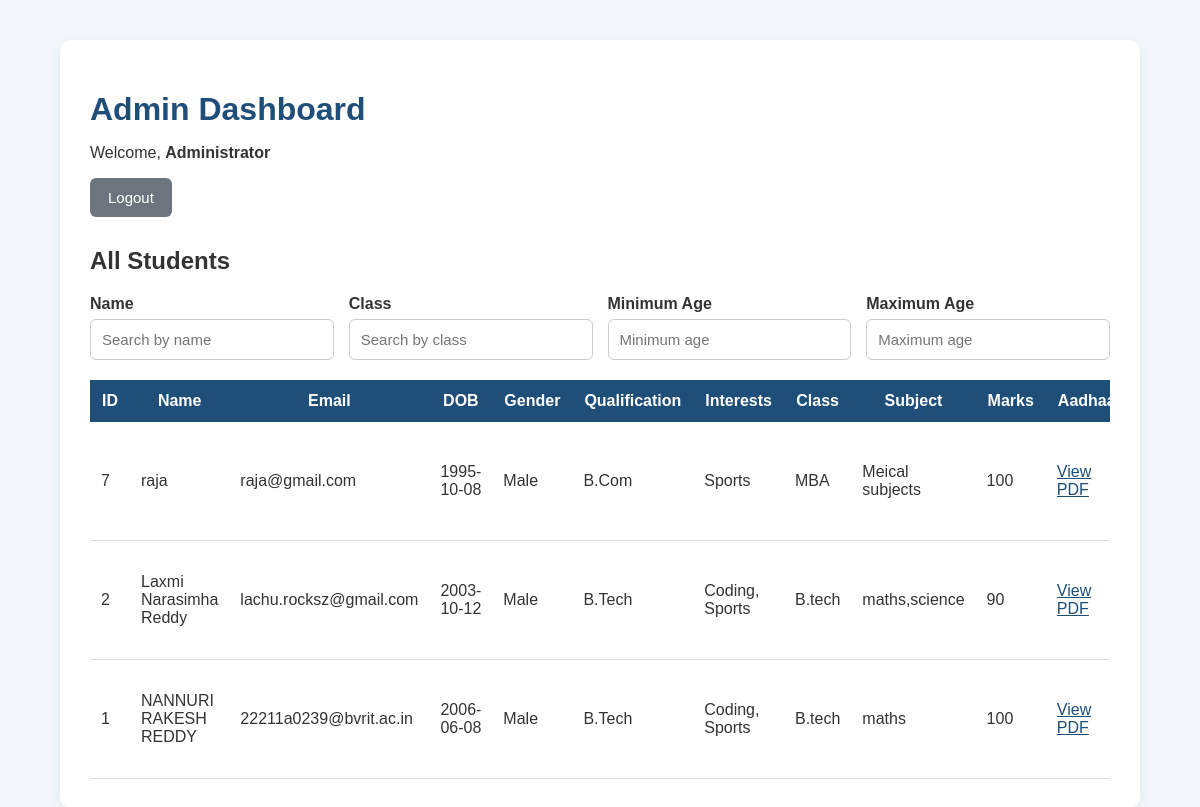
The page /admin_dashboard.php (signed in) on the database its author committed.
### tables this page shows
CREATE TABLE `students` (
  `id` int(11) NOT NULL,
  `name` varchar(100) NOT NULL,
  `email` varchar(255) NOT NULL,
  `password` varchar(255) NOT NULL,
  `date_of_birth` date NOT NULL,
  `gender` varchar(20) NOT NULL,
  `qualification` varchar(100) NOT NULL,
  `interests` varchar(255) NOT NULL,
  `student_class` varchar(50) NOT NULL,
  `subject` varchar(100) NOT NULL,
  `marks` int(11) NOT NULL,
  `aadhaar_file` varchar(255) NOT NULL,
  `role` varchar(20) NOT NULL DEFAULT 'student'
);

### admin_dashboard.php (the view, shortened to what this page needs)
<?php
require_once "config/database.php";
$sql = "SELECT * FROM students WHERE role = 'student' ORDER BY id DESC";
$result = $conn->query($sql);
?>
<!DOCTYPE html>
<html>
<head>
    <link rel="stylesheet" href="style.css">
</head>
<body>
<div class="container">
    <div class="card">
        <h1>Admin Dashboard</h1>
        <p>
            Welcome,
            <strong><?php echo $_SESSION['user_name']; ?></strong>
        </p>
        <div class="actions">
            <a class="btn btn-secondary" href="logout.php">
                Logout
            </a>
        </div>
        <h2>All Students</h2>
        <div class="filters">
            <div>
                <label>Name</label>
                <input
                    type="text"
                    id="nameFilter"
                    placeholder="Search by name">
            </div>
            <div>
                <label>Class</label>
                <input
                    type="text"
                    id="classFilter"
                    placeholder="Search by class">
            </div>
            <div>
                <label>Minimum Age</label>
                <input
                    type="number"
                    id="minAge"
                    min="0"
                    placeholder="Minimum age">
            </div>
            <div>
                <label>Maximum Age</label>
                <input
                    type="number"
                    id="maxAge"
                    min="0"
                    placeholder="Maximum age">
            </div>
        </div>
        <div style="overflow-x:auto;">
        <table id="studentsTable">
            <tr>
                <th>ID</th>
                <th>Name</th>
                <th>Email</th>
                <th>DOB</th>
                <th>Gender</th>
                <th>Qualification</th>
                <th>Interests</th>
                <th>Class</th>
                <th>Subject</th>
                <th>Marks</th>
                <th>Aadhaar</th>
            </tr>
            <?php while ($student = $result->fetch_assoc()) { ?>
            <tr
                class="student-row"
                data-name="<?php echo strtolower($student['name']); ?>"
                data-class="<?php echo strtolower($student['student_class']); ?>"
                data-dob="<?php echo $student['date_of_birth']; ?>"
            >
                <td>
                    <?php echo $student['id']; ?>
                </td>
                <td>
                    <?php echo $student['name']; ?>
                </td>
                <td>
                    <?php echo $student['email']; ?>
                </td>
                <td>
                    <?php echo $student['date_of_birth']; ?>
                </td>
                <td>
                    <?php echo $student['gender']; ?>
                </td>
                <td>
                    <?php echo $student['qualification']; ?>
                </td>
                <td>
                    <?php echo $student['interests']; ?>
                </td>
                <td>
                    <?php echo $student['student_class']; ?>
                </td>
                <td>
                    <?php echo $student['subject']; ?>
                </td>
                <td>
                    <?php echo $student['marks']; ?>
                </td>
                <td>
                    <a
                        href="uploads/aadhaar/<?php echo $student['aadhaar_file']; ?>"
                        target="_blank">
                        View PDF
                    </a>
                </td>
            </tr>
            <?php } ?>
        </table>
        </div>
    </div>
</div>
</body>
</html>

### style.css (style rules this page uses)
* { box-sizing: border-box; }
body { margin: 0; font-family: Arial, sans-serif; background: #f4f7fb; color: #333; }
.container { width: 90%; max-width: 1200px; margin: 40px auto; }
.card { background: white; padding: 30px; border-radius: 12px; box-shadow: 0 4px 15px rgba(0, 0, 0, 0.08); }
h1 { color: #1f4e79; margin-bottom: 10px; }
h2 { color: #333; margin-top: 30px; }
label { display: block; font-weight: bold; margin-bottom: 6px; }
input, select { width: 100%; padding: 11px; border: 1px solid #ccc; border-radius: 6px; font-size: 15px; }
button, .btn { display: inline-block; padding: 11px 18px; border: none; border-radius: 6px; background: #1f4e79; color: white; text-decoration: none; cursor: pointer; font-size: 15px; }
.btn-secondary { background: #6c757d; }
.actions { display: flex; gap: 10px; margin-bottom: 25px; flex-wrap: wrap; }
.filters { display: grid; grid-template-columns: repeat(4, 1fr); gap: 15px; margin: 20px 0; }
table { width: 100%; border-collapse: collapse; background: white; }
th { background: #1f4e79; color: white; padding: 12px; }
td { padding: 11px; border-bottom: 1px solid #ddd; }
a { color: #1f4e79; }

### rows shown on the page
students: id "7", name "raja", email "raja@gmail.com", date_of_birth "1995-10-08", gender "Male", qualification "B.Com", interests "Sports", student_class "MBA", subject "Meical subjects", marks "100"
students: id "2", name "Laxmi Narasimha Reddy", email "lachu.rocksz@gmail.com", date_of_birth "2003-10-12", gender "Male", qualification "B.Tech", interests "Coding, Sports", student_class "B.tech", subject "maths,science", marks "90"
students: id "1", name "NANNURI RAKESH REDDY", email "22211a0239@bvrit.ac.in", date_of_birth "2006-06-08", gender "Male", qualification "B.Tech", interests "Coding, Sports", student_class "B.tech", subject "maths", marks "100"

### other values the page prints
$_SESSION['user_name'] "Administrator"
